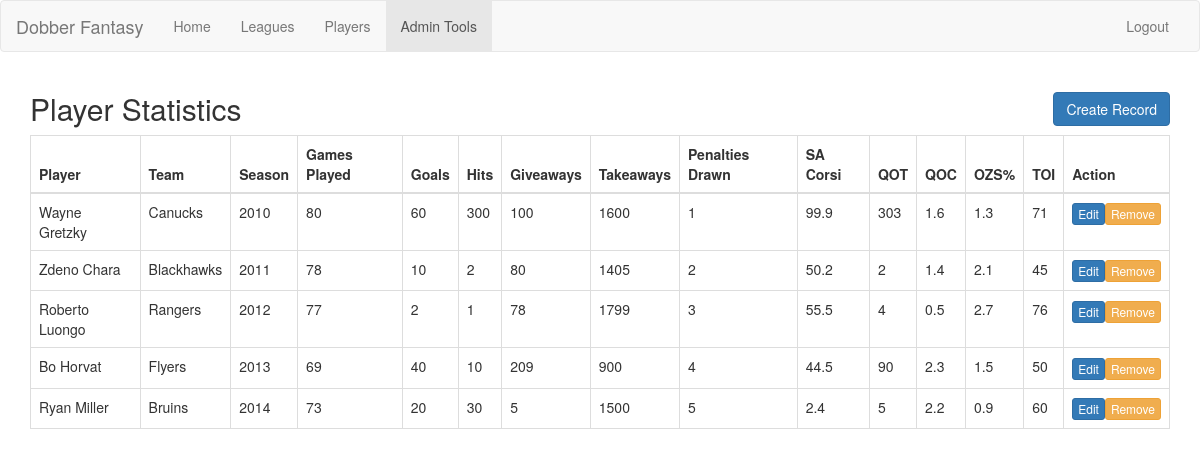
The page /web/viewSeasonStats.php (signed in) on the database its author committed.
### tables this page shows
CREATE TABLE plays_for(
 playerID int,
 teamName varchar(30),
 gamesPlayed int,
 goals int,
 hits int,
 giveaways int,
 takeaways int,
 penalties_drawn int,
 sacorsi real,
 qot real,
 qoc real,
 ozs real,
 toi int,
 season varchar(30),
 PRIMARY KEY (playerID, teamName, season),
 FOREIGN KEY (playerID) REFERENCES players(playerID) ON DELETE CASCADE,
 FOREIGN KEY (teamName) REFERENCES nhl_teams(name) ON DELETE CASCADE,
 FOREIGN KEY (season) REFERENCES seasons(season) ON DELETE CASCADE
);

CREATE TABLE players (
 playerID int AUTO_INCREMENT,
 name varchar(30),
 hometown varchar(30),
 height int,
 weight int,
 dob date,
 PRIMARY KEY (playerID)
);

### library/playerRecord.php (called while the page is built, shortened)
<?php
class playerRecord {
    function __construct($playerRecord) {
        $this->playerID=$playerRecord["playerID"];
	$this->player = $playerRecord["name"];
	$this->team = $playerRecord["teamName"];
	$this->season = $playerRecord["season"];
	$this->gamesPlayed = $playerRecord["gamesPlayed"];
	$this->goals = $playerRecord["goals"];
	$this->hits = $playerRecord["hits"];
	$this->giveaways = $playerRecord["giveaways"];
	$this->takeaways = $playerRecord["takeaways"];
	$this->penalties_drawn = $playerRecord["penalties_drawn"];
	$this->sacorsi = $playerRecord["sacorsi"];
	$this->qot = $playerRecord["qot"];
	$this->qoc = $playerRecord["qoc"];
	$this->ozs = $playerRecord["ozs"];
	$this->toi = $playerRecord["toi"];
    }
    static function getAllRecords() {
	$con = mysqli_connect("localhost", "root", "");
	mysqli_set_charset($con, 'utf-8');
	mysqli_select_db($con, "dobber");
	$query = "SELECT * FROM players NATURAL JOIN plays_for";
	$playerRecords = mysqli_query($con, $query);
	$toReturn = [];
	foreach ($playerRecords as $pr) {
	    array_push($toReturn, new playerRecord($pr));
	}
	return $toReturn;
    }
}

### web/viewSeasonStats.php (the view, shortened to what this page needs)
<!DOCTYPE html>
<html>
    <?php
    require_once('../library/playerRecord.php');
    ?>
    <head>
        <link rel="stylesheet" type="text/css" href="bootstrap/css/bootstrap.min.css">
        <link rel="stylesheet" type="text/css" href="createButton.css">
    </head>
    <body>
        <nav class="navbar navbar-default">
            <div class="container-fluid">
                <div class="navbar-header">
                    <a class="navbar-brand">Dobber Fantasy</a>
                </div>
                <div id="navbar" class="navbar-collapse collapse">
                    <ul class="nav navbar-nav">
                        <li><a href="main.php">Home</a></li>
                        <li><a href="viewLeagues.php">Leagues</a></li>
			<li><a href="viewPlayers.php">Players</a></li>
                        <li class="active"><a href="admin.php">Admin Tools</a></li>
                    </ul>
                    <ul class="nav navbar-nav navbar-right">
                        <li><a href="logout.php">Logout</a></li>
                    </ul>
                </div>
            </div>
        </nav>
        <div class="container">
            <h2>Player Statistics<a data-toggle="modal" data-target="#createModal" id="createButton" class="btn btn-primary">Create Record</a></h2>
            <table class="table table-bordered">
                <thead>
                <th>Player</th>
                <th>Team</th>
                <th>Season</th>
                <th>Games Played</th>
                <th>Goals</th>
                <th>Hits</th>
                <th>Giveaways</th>
                <th>Takeaways</th>
                <th>Penalties Drawn</th>
                <th>SA Corsi</th>
                <th>QOT</th>
                <th>QOC</th>
                <th>OZS%</th>
                <th>TOI</th>
                <th>Action</th>
                </thead>
                <?php
                foreach (playerRecord::getAllRecords() as $pr) {
                    echo "<tr>"
                    . "<td>" . $pr->player . "</td>"
                    . "<td>" . $pr->team . "</td>"
                    . "<td>" . $pr->season . "</td>"
                    . "<td>" . $pr->gamesPlayed . "</td>"
                    . "<td>" . $pr->goals . "</td>"
                    . "<td>" . $pr->hits . "</td>"
                    . "<td>" . $pr->giveaways . "</td>"
                    . "<td>" . $pr->takeaways . "</td>"
                    . "<td>" . $pr->penalties_drawn . "</td>"
                    . "<td>" . $pr->sacorsi . "</td>"
                    . "<td>" . $pr->qot . "</td>"
                    . "<td>" . $pr->qoc . "</td>"
                    . "<td>" . $pr->ozs . "</td>"
                    . "<td>" . $pr->toi . "</td>"
                    . "<td><table padding=3px><tr><td><a data-toggle=\"modal\" data-target=\"#editModal\""
                    . " data-pid=\"" . $pr->playerID . "\""
                    . " data-gp=\"" . $pr->gamesPlayed . "\""
                    . " data-goals=\"" . $pr->goals . "\""
                    . " data-hits=\"" . $pr->hits . "\""
                    . " data-ga=\"" . $pr->giveaways . "\""
                    . " data-ta=\"" . $pr->takeaways . "\""
                    . " data-pd=\"" . $pr->penalties_drawn . "\""
                    . " data-sac=\"" . $pr->sacorsi . "\""
                    . " data-qot=\"" . $pr->qot . "\""
                    . " data-qoc=\"" . $pr->qoc . "\""
                    . " data-ozs=\"" . $pr->ozs . "\""
                    . " data-toi=\"" . $pr->toi . "\""
                    . " data-player=\"" . $pr->player . "\""
                    . " data-team=\"" . $pr->team . "\""
                    . " data-season=\"" . $pr->season . "\""
                    . " id=\"editPFButton\" class=\"editPlaysFor btn "
                    . "btn-primary btn-xs\">Edit</a></td>"
                    . "<td><a href=\"../controllers/deletePlaysFor.php?"
                    . "playerID=" . $pr->playerID
                    . "&team=" . $pr->team
                    . "&season=" . $pr->season
                    . "\" id=\"removePFButton\" class=\"btn "
                    . "btn-primary btn-xs btn-warning\">Remove</a></td></tr></table></td>"
                    . "</tr>";
                }
                ?>
            </table>
        </div>
    </body>
</html>

### web/createButton.css (style rules this page uses)
#createButton { float: right; }

### rows shown on the page
plays_for: playerID.name "Wayne Gretzky", teamName "Canucks", season "2010", gamesPlayed "80", goals "60", hits "300", giveaways "100", takeaways "1600", penalties_drawn "1", sacorsi "99.9", qot "303", qoc "1.6", ozs "1.3", toi "71"
plays_for: playerID.name "Zdeno Chara", teamName "Blackhawks", season "2011", gamesPlayed "78", goals "10", hits "2", giveaways "80", takeaways "1405", penalties_drawn "2", sacorsi "50.2", qot "2", qoc "1.4", ozs "2.1", toi "45"
plays_for: playerID.name "Roberto Luongo", teamName "Rangers", season "2012", gamesPlayed "77", goals "2", hits "1", giveaways "78", takeaways "1799", penalties_drawn "3", sacorsi "55.5", qot "4", qoc "0.5", ozs "2.7", toi "76"
plays_for: playerID.name "Bo Horvat", teamName "Flyers", season "2013", gamesPlayed "69", goals "40", hits "10", giveaways "209", takeaways "900", penalties_drawn "4", sacorsi "44.5", qot "90", qoc "2.3", ozs "1.5", toi "50"
plays_for: playerID.name "Ryan Miller", teamName "Bruins", season "2014", gamesPlayed "73", goals "20", hits "30", giveaways "5", takeaways "1500", penalties_drawn "5", sacorsi "2.4", qot "5", qoc "2.2", ozs "0.9", toi "60"
